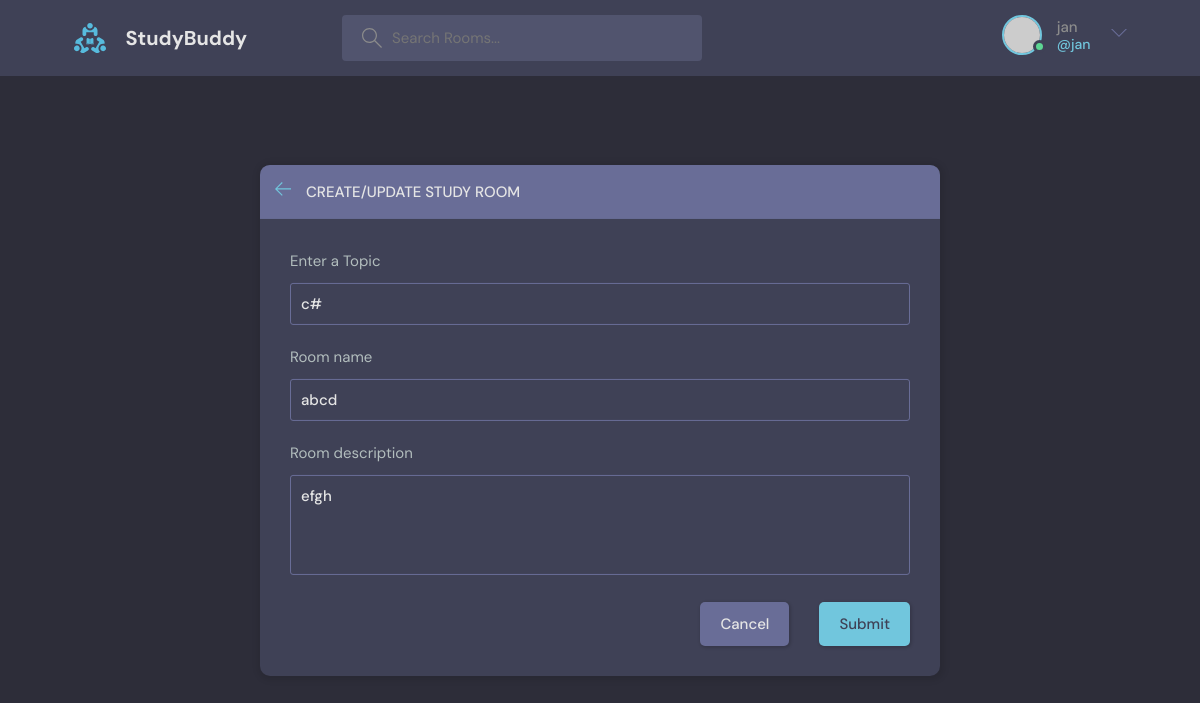
The app's page /update-room/10 (signed in) with its own data.
### base/models.py (models this page shows, shortened)
class Roomy(models.Model):
    host = models.ForeignKey(User,on_delete=models.SET_NULL,null=True)
    topic = models.ForeignKey(Topic,on_delete=models.SET_NULL,null=True)
    name = models.CharField(max_length=200)
    description = models.TextField(null=True,blank=True) #null field is allowed
    participants = models.ManyToManyField(User,related_name='participants',blank=True)
    updated = models.DateTimeField(auto_now=True) #takes a snapshot on everytime we save the room
    created = models.DateTimeField(auto_now_add=True) #takes snapshot when we first create the room
    class Meta:
        ordering = ['-updated','-created']

class Topic(models.Model):
    name = models.CharField(max_length=200)

### base/views.py (the view, shortened to what this page needs)
# urls.py: path('update-room/<str:p>',views.updateRoom,name="update-room"),
@login_required(login_url='login')
def updateRoom(request,p):
    room = Roomy.objects.get(id=p)
    form = RoomForm(instance=room)
    topics = Topic.objects.all()
    if request.user != room.host:
        return HttpResponse('You are not allowed!')
    context={'form':form,'topics':topics,'room':room}
    return render(request,'base/room_form.html',context)

### base/forms.py
class RoomForm(ModelForm):
    class Meta:
        model = Roomy
        fields = '__all__'
        exclude = ['host','participants']

### base/templates/base/room_form.html (shortened to what this page needs)
{% extends 'main.html' %}
{% block content %}
  <main class="create-room layout">
    <div class="container">
      <div class="layout__box">
        <div class="layout__boxHeader">
          <div class="layout__boxTitle">
            <a href="{% url 'home' %}">
              <svg version="1.1" xmlns="http://www.w3.org/2000/svg" width="32" height="32" viewBox="0 0 32 32">
                <title>arrow-left</title>
                <path
                  d="M13.723 2.286l-13.723 13.714 13.719 13.714 1.616-1.611-10.96-10.96h27.625v-2.286h-27.625l10.965-10.965-1.616-1.607z">
                </path>
              </svg>
            </a>
            <h3>Create/Update Study Room</h3>
          </div>
        </div>
        <div class="layout__body">
          <form class="form" action="" method="POST">
            <div class="form__group">
              <label for="room_topic">Enter a Topic</label>
              <input required type="text" value="{{room.topic.name}}" name="topic" list="topic-list" />
            </div>
            <div class="form__group">
              <label for="room_name">Room name</label>
              {{form.name}}
            </div>
            <div class="form__group">
              <label for="room_description">Room description</label>
              {{form.description}}
            </div>
            <div class="form__action">
              <a class="btn btn--dark" href="{% url 'home' %}">Cancel</a>
              <button class="btn btn--main" type="submit">Submit</button>
            </div>
          </form>
        </div>
      </div>
    </div>
  </main>
{% endblock %}

### templates/navbar.html (shortened to what this page needs)
{% load static %}
<header class="header header--loggedIn">
    <div class="container">
      <a href="{% url 'home' %}" class="header__logo">
        <img src="{% static 'images/logo.svg' %}" />
        <h1>StudyBuddy</h1>
      </a>
      <form class="header__search" method="GET" action="{% url 'home' %}" >
        <label>
          <input type="text" name="q" placeholder="Search Rooms..."/>
        </label>
      </form>
      <nav class="header__menu">
        {% if request.user.is_authenticated %}
        <div class="header__user">
          <a href="profile.html">
            <div class="avatar avatar--medium active">
              <img src="https://randomuser.me/api/portraits/men/37.jpg" />
            </div>
            <p>{{request.user.username}} <span>@{{request.user.username}}</span></p>
          </a>
          <button class="dropdown-button">
            <svg version="1.1" xmlns="http://www.w3.org/2000/svg" width="32" height="32" viewBox="0 0 32 32">
              <title>chevron-down</title>
              <path d="M16 21l-13-13h-3l16 16 16-16h-3l-13 13z"></path>
            </svg>
          </button>
        </div>
        {% else %}
        <a href="{% url 'login' %}">
          <img src="{% static 'images/avatar.svg' %}" />
          <p>Login</p>
        </a>
        {% endif %}
      </nav>
    </div>
  </header>

### records on screen
Roomy: topic "c#", name "abcd", description "efgh"

### other values on screen
{{ request.user.username }} "jan"
